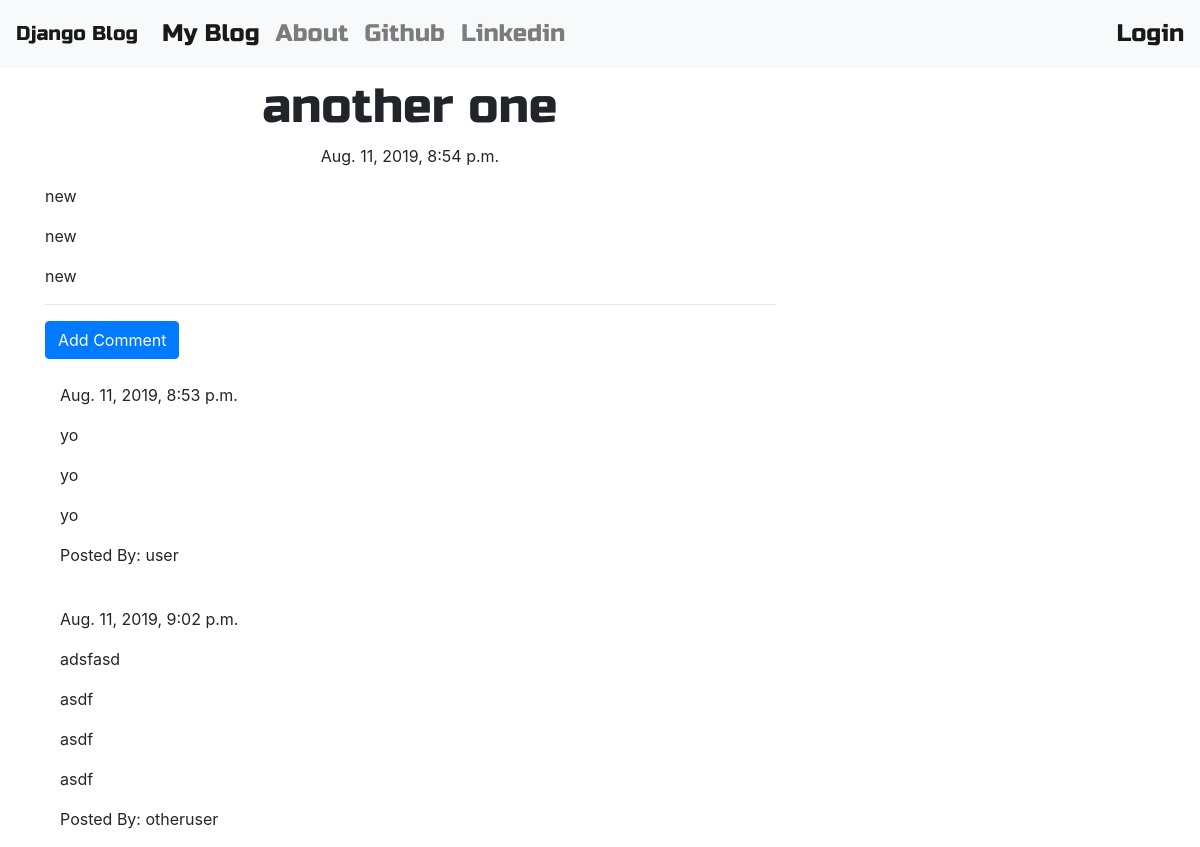
The app's page /post/4 with its own data.
### blog/models.py (models this page shows, shortened)
class Post(models.Model):
    author = models.ForeignKey('auth.user', on_delete=models.CASCADE)
    title = models.CharField(max_length=200)
    text = models.TextField()
    created_date = models.DateTimeField(default=timezone.now)
    published_date = models.DateTimeField(blank=True,null=True)

class Comment(models.Model):
    post = models.ForeignKey('blog.Post',related_name='comments', on_delete=models.CASCADE)
    author = models.CharField(max_length=200)
    text = models.TextField("")
    create_date = models.DateTimeField(default=timezone.now)
    approved_comment = models.BooleanField(default=False)

### blog/views.py (the view)
# urls.py: url(r'^post/(?P<pk>\d+)$',views.PostDetailView.as_view(),name='post_detail'),
class PostDetailView(DetailView):
    model = Post

### blog/templates/blog/post_detail.html (shortened to what this page needs)
{% extends 'blog/base.html' %}
{% block content %}
<h1 class="posttitle loader">{{post.title}}</h1>
{% if  post.published_date %}
<div class="date postdate">
{{post.published_date}}
</div>
{% else %}
<a href="{% url 'post_publish' pk=post.pk %}">Publish</a>
{% endif %}
<p class="postcontent">{{ post.text|safe|linebreaksbr }}</p>
<hr>
<a class="btn btn-primary bt-comment" href="{% url 'add_comment_to_post' pk=post.pk %}">Add Comment</a>
<div class="container">
    {% for comment in post.comments.all %}
    <br>
    {% if user.is_authenticated or comment.approved_comment %}
        {{ comment.create_date }}
        <p>{{ comment.text|safe|linebreaks }}</p>
        <p>Posted By: {{ comment.author }}</p>
    {% endif %}
    {% empty %}
    <p>No Comments</p>
    {% endfor %}
</div>
{% endblock %}

### blog/static/css/blog.css (style rules this page uses)
.postdate { text-align: center; }
.posttitle { font-family: 'Russo One',sans-serif; font-size: 3em; text-align: center; }
.loader { filter:hue-rotate(0deg); color:linear-gradient(45deg,#0f8,#08f); animantion:hue 10000ms infinite linear; }

### records on screen
Post: title "another one", published_date "Aug. 11, 2019, 8:54 p.m.", text "new new new"
Comment: create_date "Aug. 11, 2019, 8:53 p.m.", text "yo yo yo", author "user"
Comment: create_date "Aug. 11, 2019, 9:02 p.m.", text "adsfasd asdf asdf asdf", author "otheruser"
